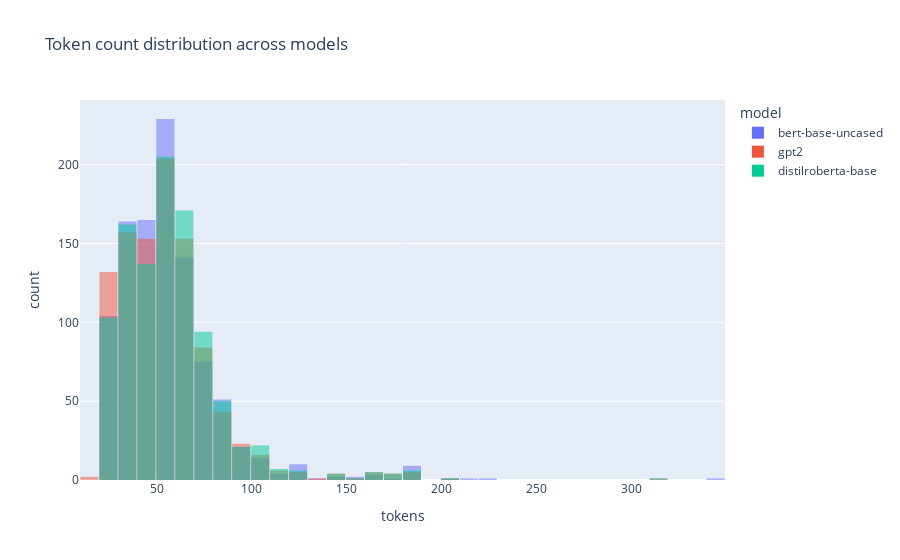

The notebook cell saved with this chart:
### Markdown cell above
Let us see how the number of tokens depends on the model with a more detailed study.

### Code cell
# 1) Load 1000 short news articles (text field)
texts = [row["text"] for row in load_dataset("ag_news", split="train[:1000]")]

# 2) Choose tokenizers to compare
model_names = ["bert-base-uncased", "gpt2", "distilroberta-base"]

# 3) Compute token lengths per text per model
records = []
for model in model_names:
    tok = AutoTokenizer.from_pretrained(model)
    lengths = [len(tok(t).input_ids) for t in texts]
    for L in lengths:
        records.append({"model": model, "tokens": L})

# 4) Build dataframe for plotting
df = pd.DataFrame(records)

# 5) Plot histogram overlay
fig = px.histogram(
    df,
    x="tokens",
    color="model",
    barmode="overlay",
    nbins=40,
    title="Token count distribution across models"
)
fig.update_layout(bargap=0.05)
fig.show()

### Figure 1 — Plotly figure (JSON) as saved in the notebook; plotly's stock layout.template omitted (floating-point values rounded to 4 significant figures; data arrays with more than 128 entries replaced by an {"elided": "..."} marker saying what was removed)
{"data": [{"bingroup": "x", "hovertemplate": "model=bert-base-uncased<br>tokens=%{x}<br>count=%{y}<extra></extra>", "legendgroup": "bert-base-uncased", "marker": {"color": "#636efa", "opacity": 0.5, "pattern": {"shape": ""}}, "name": "bert-base-uncased", "nbinsx": 40, "orientation": "v", "showlegend": true, "type": "histogram", "x": {"elided": "1000 int values"}, "xaxis": "x", "yaxis": "y"}, {"bingroup": "x", "hovertemplate": "model=gpt2<br>tokens=%{x}<br>count=%{y}<extra></extra>", "legendgroup": "gpt2", "marker": {"color": "#EF553B", "opacity": 0.5, "pattern": {"shape": ""}}, "name": "gpt2", "nbinsx": 40, "orientation": "v", "showlegend": true, "type": "histogram", "x": {"elided": "1000 int values"}, "xaxis": "x", "yaxis": "y"}, {"bingroup": "x", "hovertemplate": "model=distilroberta-base<br>tokens=%{x}<br>count=%{y}<extra></extra>", "legendgroup": "distilroberta-base", "marker": {"color": "#00cc96", "opacity": 0.5, "pattern": {"shape": ""}}, "name": "distilroberta-base", "nbinsx": 40, "orientation": "v", "showlegend": true, "type": "histogram", "x": {"elided": "1000 int values"}, "xaxis": "x", "yaxis": "y"}], "layout": {"bargap": 0.05, "barmode": "overlay", "legend": {"title": {"text": "model"}, "tracegroupgap": 0}, "title": {"text": "Token count distribution across models"}, "xaxis": {"anchor": "y", "domain": [0, 1], "title": {"text": "tokens"}}, "yaxis": {"anchor": "x", "domain": [0, 1], "title": {"text": "count"}}}}
